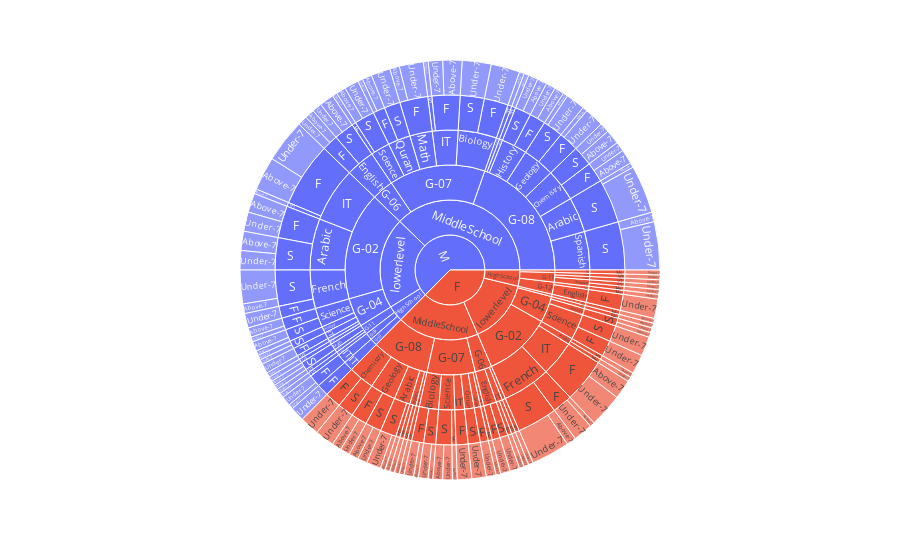

Write notebook code for a chart like this one.
### Code cell
fig = px.sunburst(students_Yes, path=["gender",'StageID','GradeID',
                                    'Topic','Semester','StudentAbsenceDays'])
fig.show()

### Figure 1 — Plotly figure (JSON) as saved in the notebook; plotly's stock layout.template omitted (floating-point values rounded to 4 significant figures; data arrays with more than 128 entries replaced by an {"elided": "..."} marker saying what was removed)
{"data": [{"branchvalues": "total", "domain": {"x": [0, 1], "y": [0, 1]}, "hovertemplate": "labels=%{label}<br>count=%{value}<br>parent=%{parent}<br>id=%{id}<extra></extra>", "ids": {"elided": "265 str values"}, "labels": {"elided": "265 str values"}, "name": "", "parents": {"elided": "265 str values"}, "type": "sunburst", "values": {"elided": "265 int values"}}], "layout": {"legend": {"tracegroupgap": 0}, "margin": {"t": 60}}}
